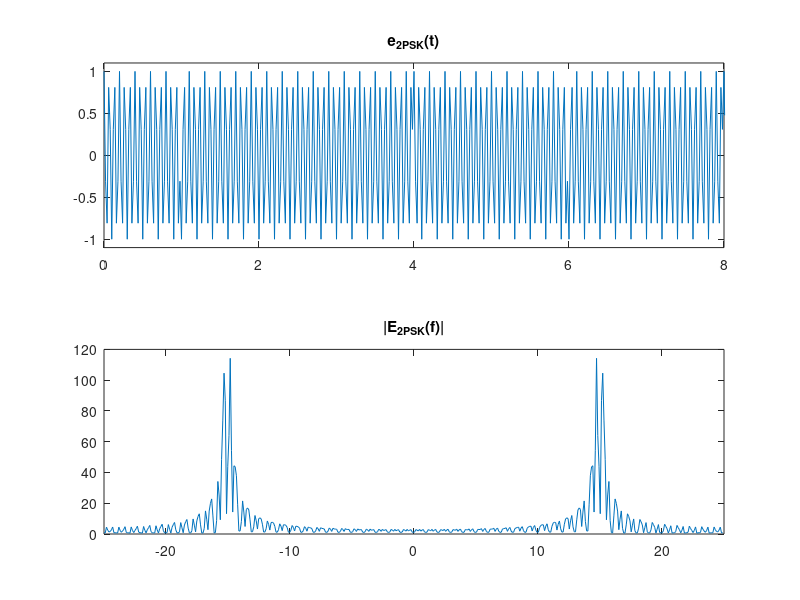
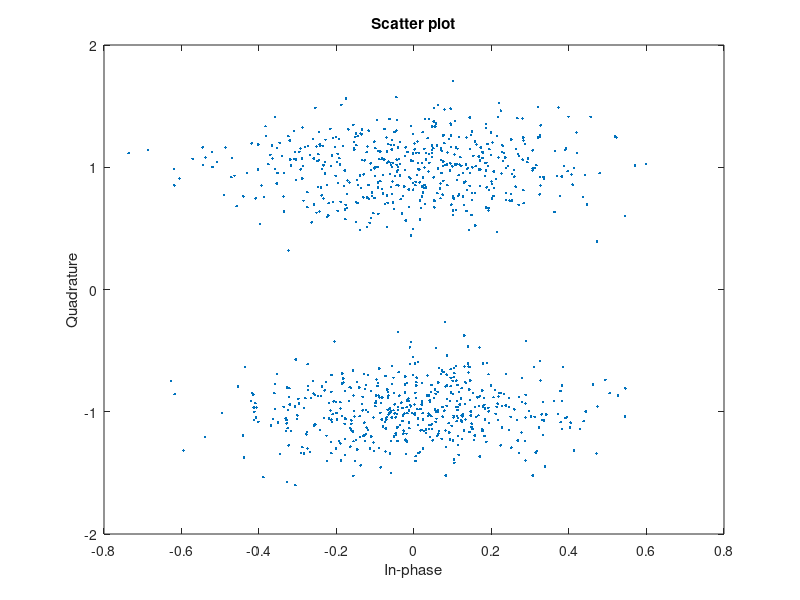

Write MATLAB code to recreate these figures, in order. (Note: this script raises an error after producing the figures.)
% 通信原理 实验 4 2ASK/2FSK/2PSK/2DPSK+AWGN

% 2PSK
clc;
clear;

fs = 50;
fc = 15;
t = 0:1/fs:10;
n = length(t);
f = (0:n-1) * fs / n - fs / 2;

% 双极性基带信号 m(t)
r = 2 * round(rand(1, 10)) - 1;  % 随机生成 01 序列
m = zeros(1, 10 * fs);
for i = 1:10
    m(fs * (i - 1) + 1:fs * i) = r(i); 
end
m=[m, m(length(m))];

% 2PSK 信号
c = cos(2 * pi * fc * t);  % 载波 c(t)
e = m .* c; 
subplot(2, 1, 1);
plot(t, e);
xlim([0 8]);
ylim([-1.1 1.1]);
title('e_{2PSK}(t)');
E = fftshift(fft(e));
subplot(2, 1, 2);
plot(f, abs(E));
xlim([-25 25]);
title('|E_{2PSK}(f)|');

% 星座图
M = 2;
data = randi([0 M - 1], 1000, 1);
txSig = pskmod(data, M, pi / M);
rxSig = awgn(txSig, 10);
h = scatterplot(rxSig);
hold on
scatterplot([-1i 1i],[],[],'*',h); 
hold off

% 相干解调
en = awgn(e, 10);
[b1, a1] = butter(6, [fc-5 fc+5] / (fs / 2));
en1 = filter(b1, a1, en);  % 带通滤波
figure;
plot(t, en1);
xlim([0 8]);
title('en1');
en2 = en1 .* c;  % 相乘器
figure;
plot(t, en2);
xlim([0 8]);
title('en2');
[b2, a2] = butter(10, 5 / (fs / 2));
en3 = filter(b2, a2, en2);  % 低通滤波
figure;
plot(t, en3);
xlim([0 8]);
title('en3');

% 抽样判决
C = ones(1, 10);
for i = 1:10
    if(en3((i - 1) * fs + fs / 2) < 0)
        C(i) = -1;
    end
end

% 比较
x = zeros(1, 10 * fs);  % 解调信号 x(t)
for i = 1:10
    x(fs * (i - 1) + 1:fs * i) = C(i);
end
x=[x, x(length(x))];
figure;
plot(t, m, t + 0.5, x);
xlim([0 8]);
ylim([-1.1 1.1]);
legend('原始基带信号m(t)','解调信号x(t)');
